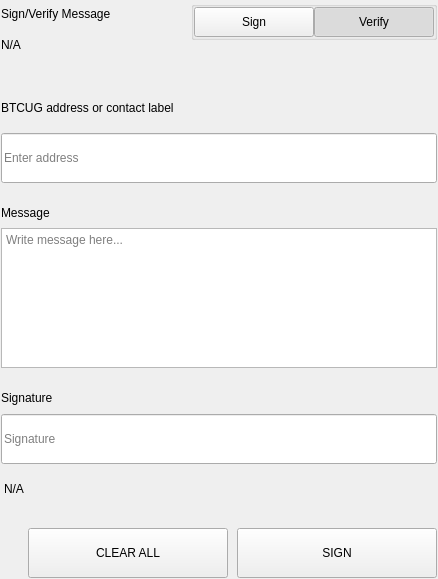
<?xml version="1.0" encoding="UTF-8"?>
<ui version="4.0">
 <class>SettingsSignMessageWidgets</class>
 <widget class="QWidget" name="SettingsSignMessageWidgets">
  <property name="geometry">
   <rect>
    <x>0</x>
    <y>0</y>
    <width>438</width>
    <height>579</height>
   </rect>
  </property>
  <property name="windowTitle">
   <string>Form</string>
  </property>
  <layout class="QVBoxLayout" name="verticalLayout">
   <property name="spacing">
    <number>0</number>
   </property>
   <property name="leftMargin">
    <number>0</number>
   </property>
   <property name="topMargin">
    <number>0</number>
   </property>
   <property name="rightMargin">
    <number>0</number>
   </property>
   <property name="bottomMargin">
    <number>0</number>
   </property>
   <item>
    <widget class="QWidget" name="left" native="true">
     <layout class="QVBoxLayout" name="verticalLayout_3">
      <property name="leftMargin">
       <number>0</number>
      </property>
      <property name="topMargin">
       <number>0</number>
      </property>
      <property name="rightMargin">
       <number>0</number>
      </property>
      <property name="bottomMargin">
       <number>0</number>
      </property>
      <item>
       <widget class="QWidget" name="container_sign" native="true">
        <layout class="QVBoxLayout" name="verticalLayout_2">
         <property name="spacing">
          <number>0</number>
         </property>
         <property name="leftMargin">
          <number>1</number>
         </property>
         <property name="topMargin">
          <number>1</number>
         </property>
         <property name="rightMargin">
          <number>1</number>
         </property>
         <property name="bottomMargin">
          <number>1</number>
         </property>
         <item>
          <layout class="QHBoxLayout" name="horizontalLayout_3" stretch="3,1">
           <property name="spacing">
            <number>40</number>
           </property>
           <item>
            <layout class="QVBoxLayout" name="verticalLayoutTitle">
             <property name="spacing">
              <number>5</number>
             </property>
             <item>
              <widget class="QLabel" name="labelTitle">
               <property name="text">
                <string>Sign/Verify Message</string>
               </property>
              </widget>
             </item>
             <item>
              <widget class="QLabel" name="labelSubtitle1">
               <property name="text">
                <string notr="true">N/A</string>
               </property>
               <property name="wordWrap">
                <bool>true</bool>
               </property>
              </widget>
             </item>
            </layout>
           </item>
           <item alignment="Qt::AlignRight|Qt::AlignTop">
            <widget class="QWidget" name="containerSwitch" native="true">
             <property name="styleSheet">
              <string notr="true">#containerSwitch{
	padding-top:9px;
}</string>
             </property>
             <layout class="QVBoxLayout" name="verticalLayout_6">
              <property name="spacing">
               <number>4</number>
              </property>
              <property name="leftMargin">
               <number>0</number>
              </property>
              <property name="topMargin">
               <number>0</number>
              </property>
              <property name="rightMargin">
               <number>0</number>
              </property>
              <property name="bottomMargin">
               <number>0</number>
              </property>
              <item alignment="Qt::AlignRight">
               <widget class="QGroupBox" name="groupBox">
                <property name="sizePolicy">
                 <sizepolicy hsizetype="Fixed" vsizetype="Preferred">
                  <horstretch>0</horstretch>
                  <verstretch>0</verstretch>
                 </sizepolicy>
                </property>
                <property name="title">
                 <string/>
                </property>
                <property name="alignment">
                 <set>Qt::AlignRight|Qt::AlignTop|Qt::AlignTrailing</set>
                </property>
                <layout class="QHBoxLayout" name="horizontalLayout_4">
                 <property name="spacing">
                  <number>0</number>
                 </property>
                 <property name="leftMargin">
                  <number>0</number>
                 </property>
                 <property name="topMargin">
                  <number>0</number>
                 </property>
                 <property name="rightMargin">
                  <number>0</number>
                 </property>
                 <property name="bottomMargin">
                  <number>0</number>
                 </property>
                 <item>
                  <widget class="QPushButton" name="pushSign">
                   <property name="minimumSize">
                    <size>
                     <width>120</width>
                     <height>30</height>
                    </size>
                   </property>
                   <property name="maximumSize">
                    <size>
                     <width>120</width>
                     <height>30</height>
                    </size>
                   </property>
                   <property name="focusPolicy">
                    <enum>Qt::NoFocus</enum>
                   </property>
                   <property name="text">
                    <string>Sign</string>
                   </property>
                   <property name="checkable">
                    <bool>true</bool>
                   </property>
                   <property name="autoExclusive">
                    <bool>true</bool>
                   </property>
                  </widget>
                 </item>
                 <item>
                  <widget class="QPushButton" name="pushVerify">
                   <property name="minimumSize">
                    <size>
                     <width>120</width>
                     <height>30</height>
                    </size>
                   </property>
                   <property name="maximumSize">
                    <size>
                     <width>120</width>
                     <height>30</height>
                    </size>
                   </property>
                   <property name="focusPolicy">
                    <enum>Qt::NoFocus</enum>
                   </property>
                   <property name="text">
                    <string>Verify</string>
                   </property>
                   <property name="checkable">
                    <bool>true</bool>
                   </property>
                   <property name="checked">
                    <bool>true</bool>
                   </property>
                   <property name="autoExclusive">
                    <bool>true</bool>
                   </property>
                  </widget>
                 </item>
                </layout>
               </widget>
              </item>
              <item alignment="Qt::AlignHCenter|Qt::AlignTop">
               <widget class="QLabel" name="labelSubtitleSwitch">
                <property name="text">
                 <string/>
                </property>
                <property name="alignment">
                 <set>Qt::AlignRight|Qt::AlignTrailing|Qt::AlignVCenter</set>
                </property>
               </widget>
              </item>
             </layout>
            </widget>
           </item>
          </layout>
         </item>
         <item>
          <spacer name="verticalSpacer_2">
           <property name="orientation">
            <enum>Qt::Vertical</enum>
           </property>
           <property name="sizeType">
            <enum>QSizePolicy::Fixed</enum>
           </property>
           <property name="sizeHint" stdset="0">
            <size>
             <width>20</width>
             <height>40</height>
            </size>
           </property>
          </spacer>
         </item>
         <item>
          <widget class="QWidget" name="containerAddress" native="true">
           <property name="sizePolicy">
            <sizepolicy hsizetype="Preferred" vsizetype="Fixed">
             <horstretch>0</horstretch>
             <verstretch>0</verstretch>
            </sizepolicy>
           </property>
           <layout class="QVBoxLayout" name="verticalLayout_5" stretch="0,0">
            <property name="spacing">
             <number>15</number>
            </property>
            <property name="leftMargin">
             <number>0</number>
            </property>
            <property name="topMargin">
             <number>0</number>
            </property>
            <property name="rightMargin">
             <number>0</number>
            </property>
            <property name="bottomMargin">
             <number>0</number>
            </property>
            <item>
             <widget class="QLabel" name="labelSubtitleAddress">
              <property name="minimumSize">
               <size>
                <width>0</width>
                <height>20</height>
               </size>
              </property>
              <property name="maximumSize">
               <size>
                <width>16777215</width>
                <height>20</height>
               </size>
              </property>
              <property name="text">
               <string>BTCUG address or contact label</string>
              </property>
             </widget>
            </item>
            <item>
             <widget class="QLineEdit" name="addressIn_SM">
              <property name="minimumSize">
               <size>
                <width>0</width>
                <height>50</height>
               </size>
              </property>
              <property name="maximumSize">
               <size>
                <width>16777215</width>
                <height>50</height>
               </size>
              </property>
              <property name="placeholderText">
               <string>Enter address</string>
              </property>
             </widget>
            </item>
           </layout>
          </widget>
         </item>
         <item>
          <spacer name="verticalSpacer_3">
           <property name="orientation">
            <enum>Qt::Vertical</enum>
           </property>
           <property name="sizeType">
            <enum>QSizePolicy::Fixed</enum>
           </property>
           <property name="sizeHint" stdset="0">
            <size>
             <width>20</width>
             <height>20</height>
            </size>
           </property>
          </spacer>
         </item>
         <item>
          <layout class="QVBoxLayout" name="verticalLayout_9">
           <property name="spacing">
            <number>5</number>
           </property>
           <item>
            <widget class="QLabel" name="labelSubtitleMessage">
             <property name="minimumSize">
              <size>
               <width>0</width>
               <height>20</height>
              </size>
             </property>
             <property name="maximumSize">
              <size>
               <width>16777215</width>
               <height>20</height>
              </size>
             </property>
             <property name="text">
              <string>Message</string>
             </property>
            </widget>
           </item>
           <item>
            <widget class="QPlainTextEdit" name="messageIn_SM">
             <property name="minimumSize">
              <size>
               <width>0</width>
               <height>140</height>
              </size>
             </property>
             <property name="maximumSize">
              <size>
               <width>16777215</width>
               <height>140</height>
              </size>
             </property>
             <property name="placeholderText">
              <string>Write message here...</string>
             </property>
            </widget>
           </item>
          </layout>
         </item>
         <item>
          <spacer name="verticalSpacer_4">
           <property name="orientation">
            <enum>Qt::Vertical</enum>
           </property>
           <property name="sizeType">
            <enum>QSizePolicy::Fixed</enum>
           </property>
           <property name="sizeHint" stdset="0">
            <size>
             <width>20</width>
             <height>20</height>
            </size>
           </property>
          </spacer>
         </item>
         <item>
          <widget class="QWidget" name="widget" native="true">
           <property name="minimumSize">
            <size>
             <width>0</width>
             <height>75</height>
            </size>
           </property>
           <property name="maximumSize">
            <size>
             <width>16777215</width>
             <height>16777215</height>
            </size>
           </property>
           <layout class="QVBoxLayout" name="verticalLayout_4">
            <property name="leftMargin">
             <number>0</number>
            </property>
            <property name="topMargin">
             <number>0</number>
            </property>
            <property name="rightMargin">
             <number>0</number>
            </property>
            <property name="bottomMargin">
             <number>0</number>
            </property>
            <item>
             <widget class="QLabel" name="labelSubtitleSignature">
              <property name="minimumSize">
               <size>
                <width>0</width>
                <height>20</height>
               </size>
              </property>
              <property name="maximumSize">
               <size>
                <width>16777215</width>
                <height>20</height>
               </size>
              </property>
              <property name="text">
               <string>Signature</string>
              </property>
             </widget>
            </item>
            <item>
             <widget class="QLineEdit" name="signatureOut_SM">
              <property name="minimumSize">
               <size>
                <width>0</width>
                <height>50</height>
               </size>
              </property>
              <property name="placeholderText">
               <string>Signature</string>
              </property>
             </widget>
            </item>
           </layout>
          </widget>
         </item>
         <item>
          <widget class="QLabel" name="statusLabel_SM">
           <property name="styleSheet">
            <string notr="true">padding-top:5px;</string>
           </property>
           <property name="text">
            <string notr="true">N/A</string>
           </property>
          </widget>
         </item>
         <item>
          <spacer name="verticalSpacer">
           <property name="orientation">
            <enum>Qt::Vertical</enum>
           </property>
           <property name="sizeType">
            <enum>QSizePolicy::Fixed</enum>
           </property>
           <property name="sizeHint" stdset="0">
            <size>
             <width>20</width>
             <height>20</height>
            </size>
           </property>
          </spacer>
         </item>
         <item>
          <layout class="QHBoxLayout" name="horizontalLayout_7">
           <property name="spacing">
            <number>9</number>
           </property>
           <item>
            <spacer name="horizontalSpacer_5">
             <property name="orientation">
              <enum>Qt::Horizontal</enum>
             </property>
             <property name="sizeType">
              <enum>QSizePolicy::Expanding</enum>
             </property>
             <property name="sizeHint" stdset="0">
              <size>
               <width>40</width>
               <height>20</height>
              </size>
             </property>
            </spacer>
           </item>
           <item>
            <widget class="QPushButton" name="pushButtonClear">
             <property name="minimumSize">
              <size>
               <width>200</width>
               <height>50</height>
              </size>
             </property>
             <property name="focusPolicy">
              <enum>Qt::NoFocus</enum>
             </property>
             <property name="text">
              <string>CLEAR ALL</string>
             </property>
            </widget>
           </item>
           <item>
            <widget class="QPushButton" name="pushButtonSave">
             <property name="minimumSize">
              <size>
               <width>200</width>
               <height>50</height>
              </size>
             </property>
             <property name="maximumSize">
              <size>
               <width>200</width>
               <height>50</height>
              </size>
             </property>
             <property name="focusPolicy">
              <enum>Qt::NoFocus</enum>
             </property>
             <property name="text">
              <string>SIGN</string>
             </property>
            </widget>
           </item>
          </layout>
         </item>
        </layout>
       </widget>
      </item>
     </layout>
    </widget>
   </item>
  </layout>
 </widget>
 <resources/>
 <connections/>
</ui>
